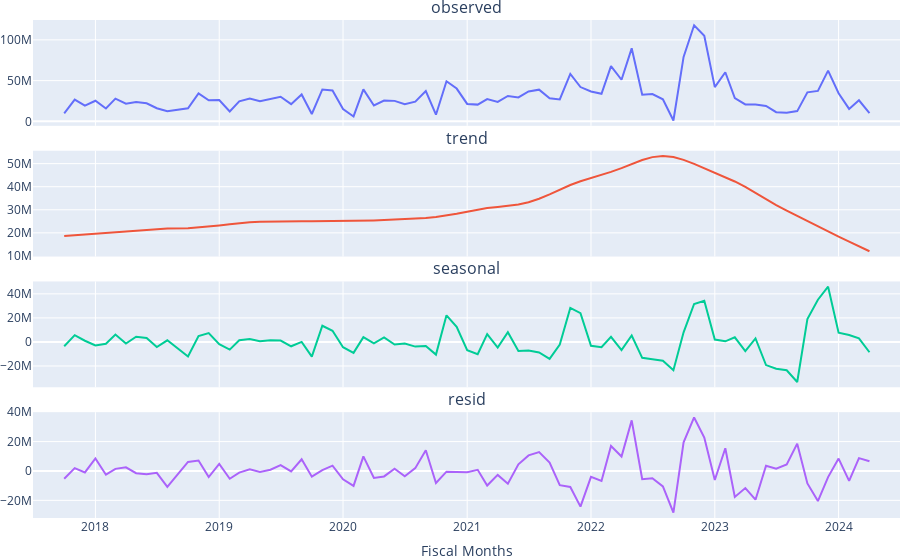

Notebook cell for this chart:
### Code cell
from plotly.subplots import make_subplots
import plotly.graph_objects as go
from statsmodels.tsa.seasonal import seasonal_decompose, STL
decomposition = STL(order, period=12).fit()

fig = make_subplots(
    rows=4, cols=1,
    shared_xaxes=True,
    vertical_spacing=0.05,
    subplot_titles=['observed', 'trend', 'seasonal', 'resid']
)

x = order.index
fig.add_trace(go.Scatter(x=x, y=decomposition.observed), row=1, col=1)
fig.add_trace(go.Scatter(x=x, y=decomposition.trend), row=2, col=1)
fig.add_trace(go.Scatter(x=x, y=decomposition.seasonal), row=3, col=1)
fig.add_trace(go.Scatter(x=x, y=decomposition.resid), row=4, col=1)

fig.update_layout(
    height=1200, margin={'t':20, 'b':0, 'l':0, 'r':0},
    xaxis4=dict(title="Fiscal Months", dtick='M12', range=['2017-07-01','2024-06-30']),
    showlegend=False
)
fig.show()
